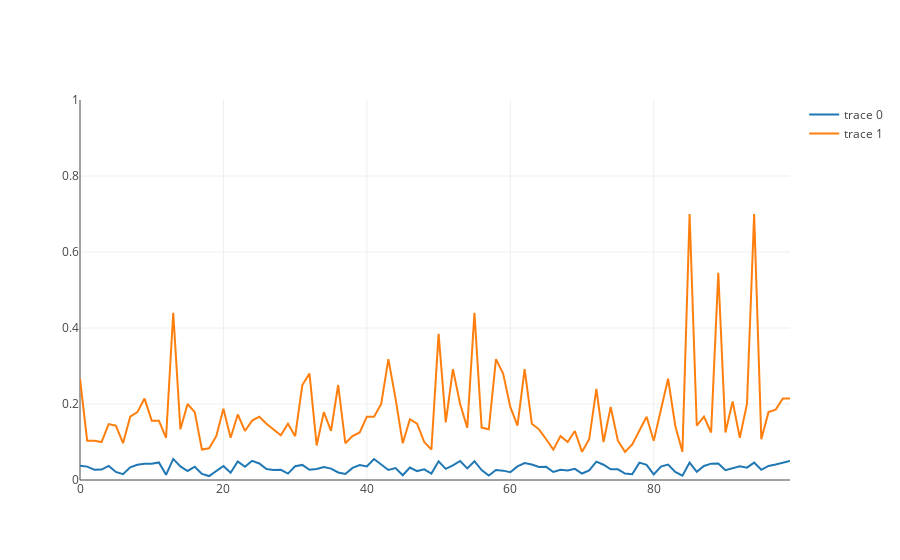

The cell this chart's notebook holds for it:
### Code cell
trace = go.Scatter(
    x = x,
    y = y
)

trace2 = go.Scatter(
    x = x,
    y = max_values
)

data = [trace, trace2]

layout = go.Layout(
    yaxis = dict(
        range=[0,1]
    )
)
fig = go.Figure(data=data, layout=layout)
iplot(fig, filename='basic-line')
